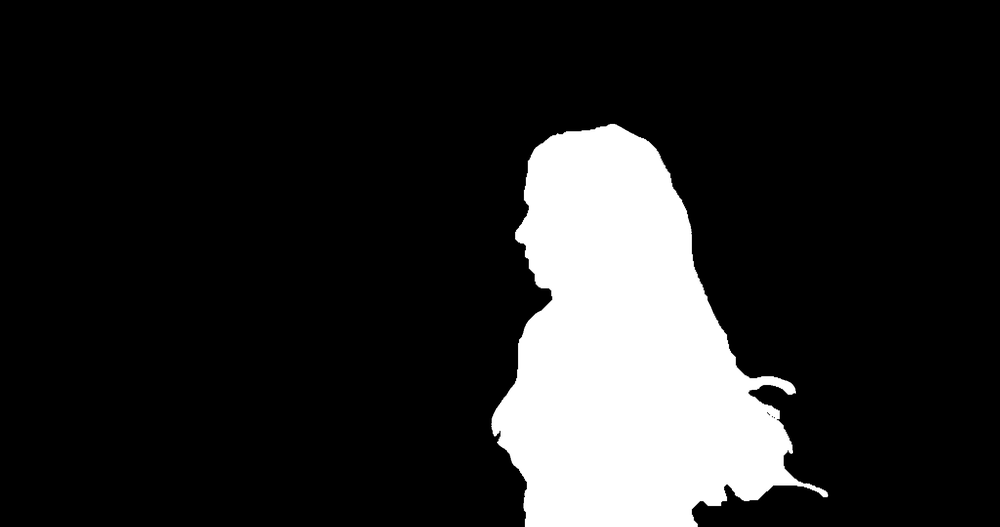
#> input picture bayesian-keyer/ground truth/Hula.Fore.ACKGT.00047.png, 1000 x 527 px, shrunk from 2048 x 1080 before the run
$ python generate_slides_images.py
#> lines starting #> are read from the running program, lines starting #| are printed output that depends on the picture; after the words box and inside, x2 and y2 are one past the last pixel; in counts of white or black regions, pixels touching at a corner belong together
import os
import cv2
import numpy as np
import pandas as pd
import matplotlib.pyplot as plt
import seaborn as sns

# Constants
GT_DIR = 'ground truth'
MAP_DIR = 'map_mattes'
NN_DIR = 'nn_mattes'
OUTPUT_DIR = 'presentation_images'

if not os.path.exists(OUTPUT_DIR):
    os.makedirs(OUTPUT_DIR)

# 1. Generate Metrics Graph
# Data from the notebook results
data = {
    'Frame': [47, 48, 49],
    'MAP_Matte_MSE': [626.4, 755.7, 1473.8],
    'NN_Matte_MSE': [719.9, 979.5, 1706.8],
    'MAP_Matte_SSIM': [0.981, 0.979, 0.963],
    'NN_Matte_SSIM': [0.977, 0.973, 0.956],
    'MAP_Matte_IoU': [0.937, 0.922, 0.860],
    'NN_Matte_IoU': [0.924, 0.895, 0.831]
}
df = pd.DataFrame(data)
summary = df.mean(numeric_only=True).to_frame().T

sns.set_theme(style="whitegrid", palette="muted")
plt.rcParams.update({'font.size': 12})

fig, axes = plt.subplots(1, 4, figsize=(20, 5))
fig.suptitle("Performance Metrics: MAP vs. U-Net", fontsize=22, y=1.05)

# SSIM
metrics_ssim = pd.DataFrame({
    'Solution': ['MAP', 'NN'],
    'SSIM': [summary['MAP_Matte_SSIM'][0], summary['NN_Matte_SSIM'][0]]
})
sns.barplot(data=metrics_ssim, x='Solution', y='SSIM', ax=axes[0], palette="viridis")
axes[0].set_title("Matte SSIM (↑)")
axes[0].set_ylim(0.9, 1.0)

# IoU
metrics_iou = pd.DataFrame({
    'Solution': ['MAP', 'NN'],
    'IoU': [summary['MAP_Matte_IoU'][0], summary['NN_Matte_IoU'][0]]
})
sns.barplot(data=metrics_iou, x='Solution', y='IoU', ax=axes[1], palette="magma")
axes[1].set_title("Matte IoU (↑)")
axes[1].set_ylim(0.7, 1.0)

# MSE
metrics_mse = pd.DataFrame({
    'Solution': ['MAP', 'NN'],
    'MSE': [summary['MAP_Matte_MSE'][0], summary['NN_Matte_MSE'][0]]
})
sns.barplot(data=metrics_mse, x='Solution', y='MSE', ax=axes[2], palette="rocket")
axes[2].set_title("Matte MSE (↓)")

# Frame-by-Frame Progression
melted_df = df.melt(id_vars=['Frame'], value_vars=['MAP_Matte_IoU', 'NN_Matte_IoU'],
                    var_name='Solution', value_name='IoU')
melted_df['Solution'] = melted_df['Solution'].str.replace('_Matte_IoU', '')
sns.lineplot(data=melted_df, x='Frame', y='IoU', hue='Solution', marker='o', ax=axes[3])
axes[3].set_title("IoU over Time")
axes[3].set_xticks([47, 48, 49])

plt.tight_layout()
plt.savefig(os.path.join(OUTPUT_DIR, 'metrics_graph.png'), dpi=150)
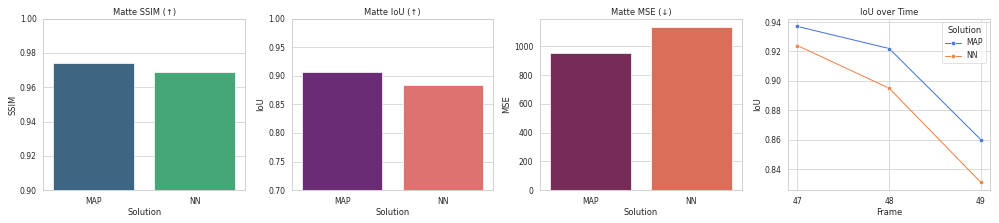
#> figure drawn by matplotlib, 4 panels
plt.close()

# 2. Visual Comparison Montage (Frame 47)
frame = "0047"
frame5 = "00047"

gt_matte = cv2.imread(os.path.join(GT_DIR, f'Hula.Fore.ACKGT.{frame5}.png'))
#> gt_matte is the input picture: shape (527, 1000, 3); min 0, max 255, mean 38.3
map_matte = cv2.imread(os.path.join(MAP_DIR, f'Hula.{frame}.png'))
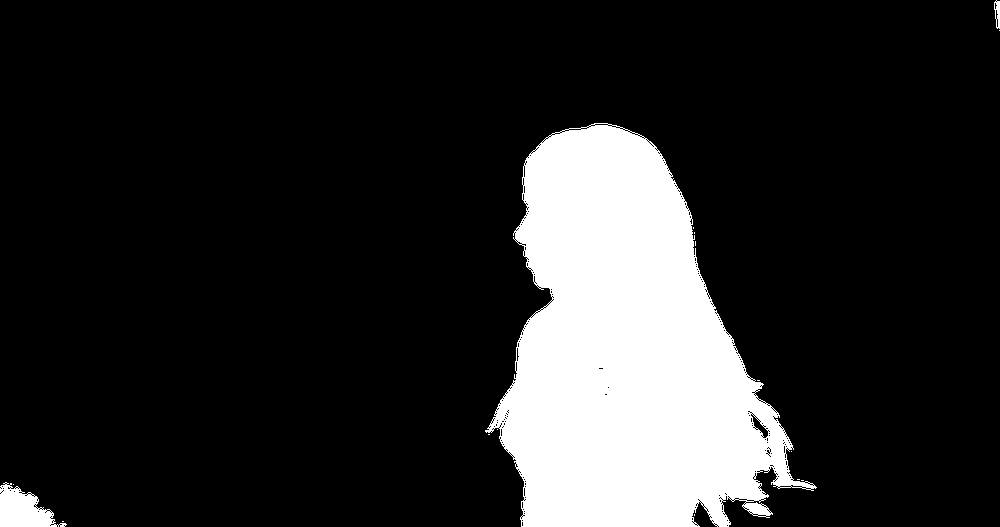
#> input picture bayesian-keyer/map_mattes/Hula.0047.png, 1000 x 527 px, shrunk from 2048 x 1080 before the run
#> map_matte is the input picture: shape (527, 1000, 3); 15.6% white; 16 white regions (13 under 20 px), largest, box (x1, y1, x2, y2) and area: (485, 123, 817, 527) 80294, (0, 482, 67, 527) 1686, (994, 0, 1000, 29) 111
nn_matte = cv2.imread(os.path.join(NN_DIR, f'Hula.{frame}.png'))
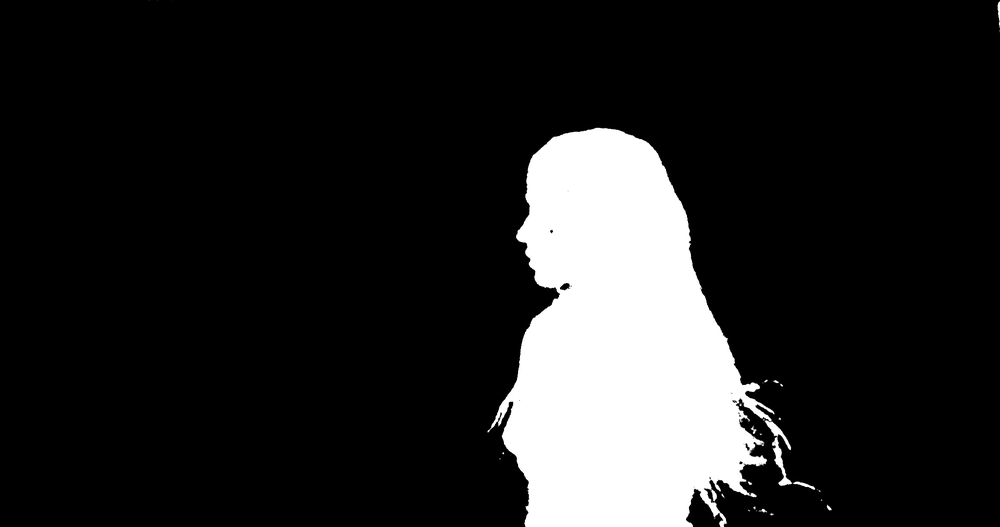
#> input picture bayesian-keyer/nn_mattes/Hula.0047.png, 1000 x 527 px, shrunk from 2048 x 1080 before the run
#> nn_matte is the input picture: shape (527, 1000, 3); min 0, max 255, mean 35.6

# Add labels to images
def add_label(img, text):
#> called with text = 'Ground Truth'
    img = img.copy()
    cv2.putText(img, text, (50, 100), cv2.FONT_HERSHEY_SIMPLEX, 3, (255, 255, 255), 8)
    return img

gt_matte = add_label(gt_matte, "Ground Truth")
map_matte = add_label(map_matte, "MAP (Ours)")
nn_matte = add_label(nn_matte, "U-Net")
#> call 3 of add_label, with text = 'U-Net'
#> in add_label (call 3), `cv2.putText(img, text, (50, 100), cv2.FONT_HERSHEY_SIMPLEX, 3, (255, 2..`:
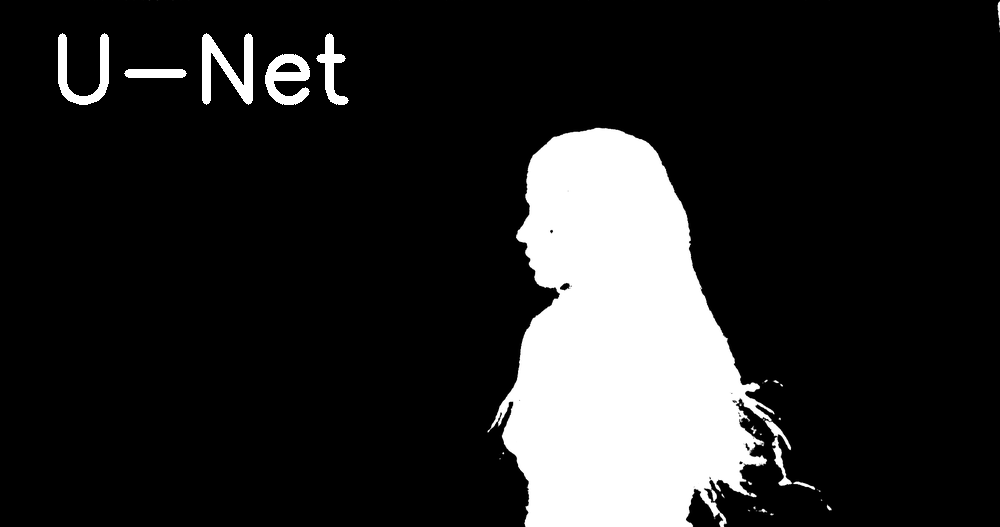
#> img: shape (527, 1000, 3); min 0, max 255, mean 38.5

# Save individual images for columns
cv2.imwrite(os.path.join(OUTPUT_DIR, 'gt_output.png'), gt_matte)
cv2.imwrite(os.path.join(OUTPUT_DIR, 'map_output.png'), map_matte)
cv2.imwrite(os.path.join(OUTPUT_DIR, 'nn_output.png'), nn_matte)

# 3. Composite Comparison
gt_comp = cv2.imread(os.path.join(GT_DIR, 'composite', f'Hula.{frame}.png'))
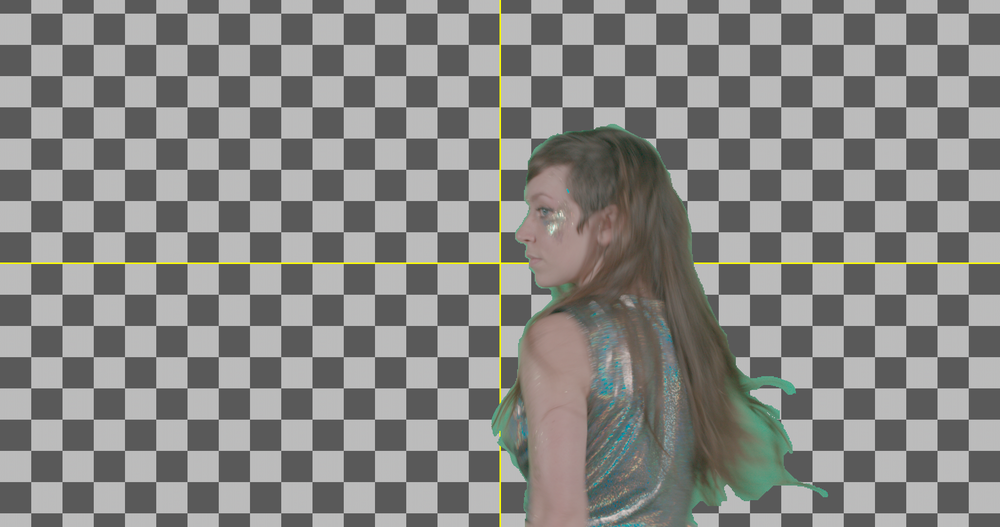
#> input picture bayesian-keyer/ground truth/composite/Hula.0047.png, 1000 x 527 px, shrunk from 2048 x 1080 before the run
#> gt_comp is the input picture: shape (527, 1000, 3); mean B, G, R 132.2, 134.5, 134.8
map_comp = cv2.imread(os.path.join(MAP_DIR, 'composite', f'Hula.{frame}.png'))
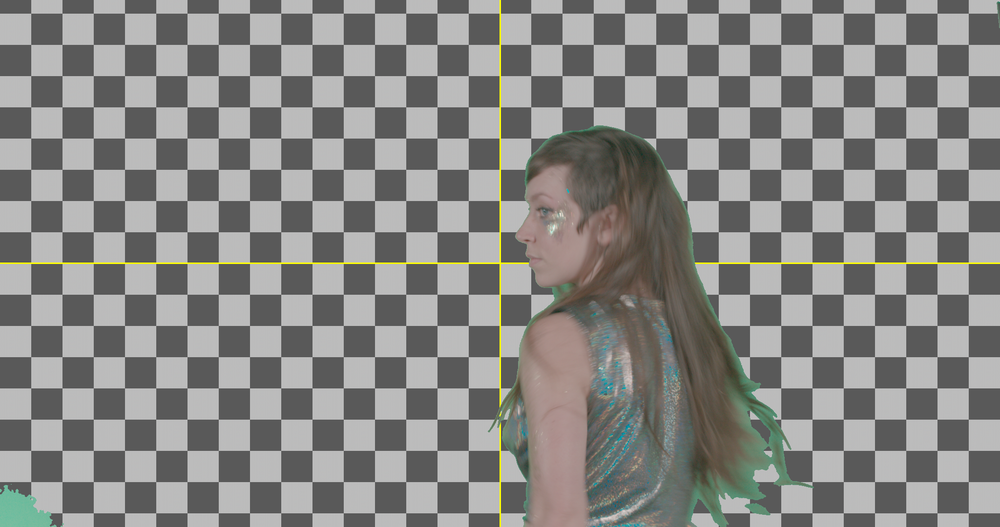
#> input picture bayesian-keyer/map_mattes/composite/Hula.0047.png, 1000 x 527 px, shrunk from 2048 x 1080 before the run
#> map_comp is the input picture: shape (527, 1000, 3); mean B, G, R 132.3, 134.6, 134.9

cv2.imwrite(os.path.join(OUTPUT_DIR, 'map_comp.png'), map_comp)

print("Images generated successfully in presentation_images/")
